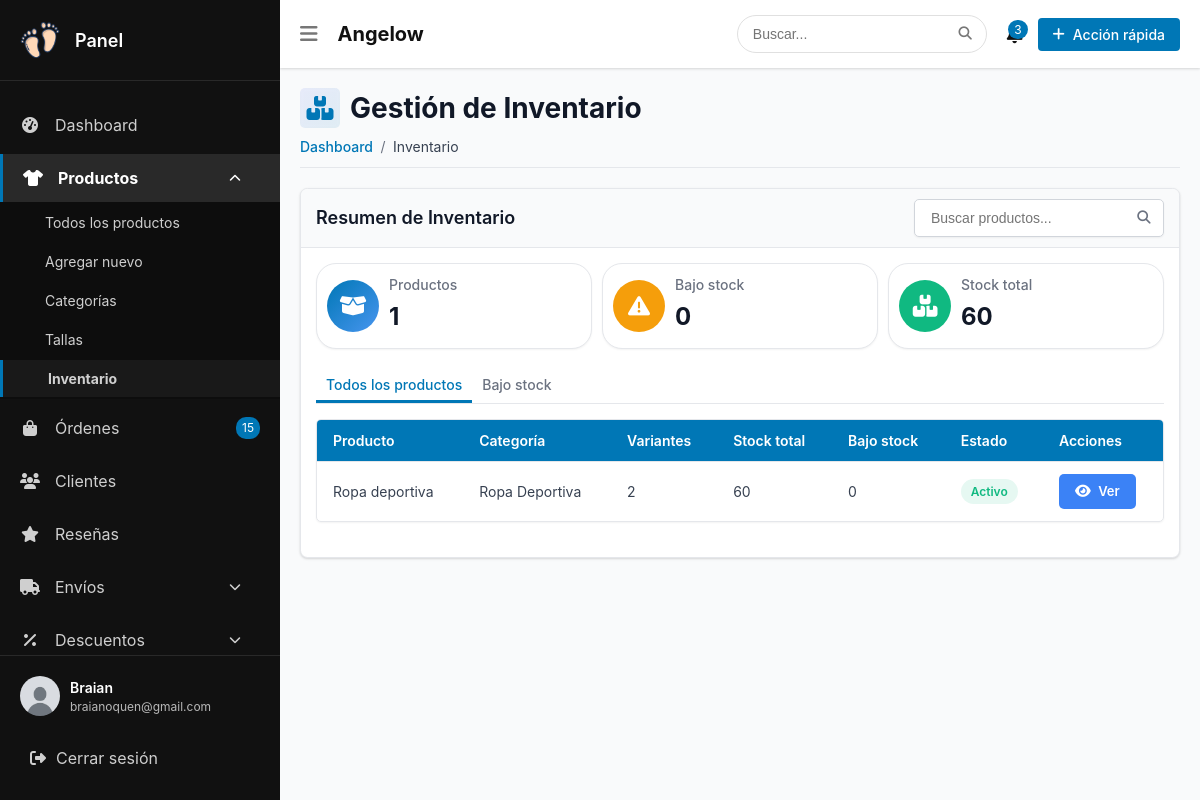
The page /admin/inventario/inventory.php (signed in) on the database its author committed.
### tables this page shows
CREATE TABLE `users` (
  `id` varchar(20) NOT NULL,
  `name` varchar(100) NOT NULL,
  `email` varchar(100) NOT NULL,
  `phone` varchar(15) DEFAULT NULL,
  `identification_type` enum('cc','ce','ti','pasaporte') NOT NULL DEFAULT 'cc',
  `identification_number` varchar(20) DEFAULT NULL,
  `password` varchar(255) DEFAULT NULL,
  `image` varchar(255) DEFAULT NULL,
  `role` enum('customer','admin','delivery') DEFAULT 'customer',
  `is_blocked` tinyint(1) DEFAULT 0,
  `created_at` datetime DEFAULT current_timestamp(),
  `updated_at` datetime DEFAULT current_timestamp() ON UPDATE current_timestamp(),
  `last_access` datetime DEFAULT NULL,
  `remember_token` varchar(255) DEFAULT NULL,
  `token_expiry` datetime DEFAULT NULL
);

CREATE TABLE `products` (
  `id` int(11) NOT NULL,
  `name` varchar(255) NOT NULL,
  `slug` varchar(255) NOT NULL,
  `description` text DEFAULT NULL,
  `brand` varchar(100) DEFAULT NULL,
  `gender` enum('niño','niña','bebe','unisex') NOT NULL DEFAULT 'unisex',
  `collection` varchar(50) DEFAULT NULL,
  `material` varchar(100) DEFAULT NULL,
  `care_instructions` text DEFAULT NULL,
  `compare_price` decimal(10,2) DEFAULT NULL,
  `price` decimal(10,2) DEFAULT NULL,
  `category_id` int(11) NOT NULL,
  `collection_id` int(11) DEFAULT NULL,
  `is_featured` tinyint(1) DEFAULT 0,
  `is_active` tinyint(1) DEFAULT 1,
  `created_at` datetime DEFAULT current_timestamp(),
  `updated_at` datetime DEFAULT current_timestamp() ON UPDATE current_timestamp()
);

CREATE TABLE `categories` (
  `id` int(11) NOT NULL,
  `name` varchar(100) NOT NULL,
  `slug` varchar(100) NOT NULL,
  `description` text DEFAULT NULL,
  `image` varchar(255) DEFAULT NULL,
  `parent_id` int(11) DEFAULT NULL,
  `is_active` tinyint(1) DEFAULT 1,
  `created_at` datetime DEFAULT current_timestamp(),
  `updated_at` datetime DEFAULT current_timestamp() ON UPDATE current_timestamp()
);

### admin/inventario/inventory.php (the view, shortened to what the rows shown need)
<?php
require_once __DIR__ . '/../../conexion.php';
require_once __DIR__ . '/inventory_functions.php';
$product_id = $_GET['product_id'] ?? 0;
$product_id = filter_var($product_id, FILTER_VALIDATE_INT);
$products = getProductsWithInventory($conn);
$stockHistory = $product_id ? getStockHistory($conn, $product_id) : [];
$productDetails = $product_id ? getProductDetails($conn, $product_id) : null;
$productVariants = $product_id ? getProductVariantsWithStock($conn, $product_id) : [];
?>
<!DOCTYPE html>
<html lang="es">
<head>
    <link rel="stylesheet" href="https://cdnjs.cloudflare.com/ajax/libs/font-awesome/6.4.0/css/all.min.css">
    <link rel="stylesheet" href="<?= BASE_URL ?>/css/dashboardadmin.css">
    <link rel="stylesheet" href="<?= BASE_URL ?>/css/alerta.css">
    <link rel="stylesheet" href="<?= BASE_URL ?>/css/admin/inventario/inventory.css">
</head>
<body>
    <div class="admin-container">
        <?php require_once __DIR__ . '/../../layouts/headeradmin2.php'; ?>
        <main class="admin-content">
            <?php require_once __DIR__ . '/../../layouts/headeradmin1.php'; ?>
            <div class="dashboard-content">
                <div class="page-header">
                    <h1>
                        <i class="fas fa-boxes"></i> Gestión de Inventario
                    </h1>
                </div>
                <?php if ($product_id): ?>
                    <div class="card">
                        <div class="card-header">
                            <h3>Inventario: <?= htmlspecialchars($productDetails['name']) ?></h3>
                            <a href="inventory.php" class="btn btn-secondary">
                                <i class="fas fa-arrow-left"></i> Volver al listado
                            </a>
                        </div>
                        <div class="card-body">
                            <div class="inventory-summary">
                                <div class="summary-card">
                                    <span class="summary-value"><?= $productDetails['total_stock'] ?></span>
                                    <span class="summary-label">Unidades totales</span>
                                </div>
                                <div class="summary-card <?= $productDetails['low_stock'] ? 'warning' : '' ?>">
                                    <span class="summary-value"><?= $productDetails['low_stock_count'] ?></span>
                                    <span class="summary-label">Variantes con bajo stock</span>
                                </div>
                                <div class="summary-card">
                                    <span class="summary-value"><?= count($productVariants) ?></span>
                                    <span class="summary-label">Variantes</span>
                                </div>
                            </div>
                            <div class="inventory-actions">
                                <button class="btn btn-primary" data-toggle="modal" data-target="#updateStockModal">
                                    <i class="fas fa-edit"></i> Actualizar stock
                                </button>
                                <button class="btn btn-secondary" data-toggle="modal" data-target="#transferStockModal">
                                    <i class="fas fa-exchange-alt"></i> Transferir stock
                                </button>
                            </div>
                            <div class="table-responsive">
                                <table class="data-table">
                                    <thead>
                                        <tr>
                                            <th>Color</th>
                                            <th>Talla</th>
                                            <th>SKU</th>
                                            <th>Stock</th>
                                            <th>Estado</th>
                                            <th>Última actualización</th>
                                            <th>Acciones</th>
                                        </tr>
                                    </thead>
                                    <tbody>
                                        <?php foreach ($productVariants as $variant): ?>
                                            <tr>
                                                <td>
                                                    <span class="color-badge" style="background-color: <?= $variant['hex_code'] ?? '#ccc' ?>"></span>
                                                    <?= htmlspecialchars($variant['color_name']) ?>
                                                </td>
                                                <td><?= htmlspecialchars($variant['size_name']) ?></td>
                                                <td><?= htmlspecialchars($variant['sku']) ?></td>
                                                <td><?= $variant['quantity'] ?></td>
                                                <td>
                                                    <span class="status-badge <?= $variant['quantity'] <= 5 ? 'danger' : ($variant['quantity'] <= 10 ? 'warning' : 'success') ?>">
                                                        <?= $variant['quantity'] <= 5 ? 'Bajo stock' : ($variant['quantity'] <= 10 ? 'Stock medio' : 'Stock suficiente') ?>
                                                    </span>
                                                </td>
                                                <td><?= $variant['last_updated'] ? date('d/m/Y H:i', strtotime($variant['last_updated'])) : 'N/A' ?></td>
                                                <td class="actions">
                                                    <button class="btn btn-sm btn-edit update-stock-btn"
                                                        data-variant-id="<?= $variant['id'] ?>"
                                                        data-current-stock="<?= $variant['quantity'] ?>">
                                                        <i class="fas fa-edit"></i> Editar
                                                    </button>
                                                </td>
                                            </tr>
                                        <?php endforeach; ?>
                                    </tbody>
                                </table>
                            </div>
                            <div class="history-section">
                                <h4>Historial de movimientos</h4>
                                <?php if (!empty($stockHistory)): ?>
                                    <div class="history-list">
                                        <?php foreach ($stockHistory as $entry): ?>
                                            <div class="history-item">
                                                <div class="history-icon">
                                                    <i class="fas fa-<?= $entry['operation'] === 'add' ? 'plus-circle' : ($entry['operation'] === 'subtract' ? 'minus-circle' : 'exchange-alt') ?>"></i>
                                                </div>
                                                <div class="history-content">
                                                    <p>
                                                        <strong><?= htmlspecialchars($entry['user_name']) ?></strong>
                                                        <?= getOperationText($entry['operation']) ?>
                                                        <?= abs($entry['new_qty'] - $entry['previous_qty']) ?> unidades
                                                        <?= $entry['notes'] ? "(Nota: " . htmlspecialchars($entry['notes']) . ")" : "" ?>
                                                    </p>
                                                    <span class="history-time"><?= date('d/m/Y H:i', strtotime($entry['created_at'])) ?></span>
                                                </div>
                                            </div>
                                        <?php endforeach; ?>
                                    </div>
                                <?php else: ?>
                                    <p>No hay historial de movimientos para este producto.</p>
                                <?php endif; ?>
                            </div>
                        </div>
                    </div>
                <?php else: ?>
                    <div class="card">
                        <div class="card-body">
                            <div class="tab-content active" id="tab-all">
                              <div class="table-responsive">
    <table class="data-table">
        <thead>
            <tr>
                <th>Producto</th>
                <th>Categoría</th>
                <th>Variantes</th>
                <th>Stock total</th>
                <th>Bajo stock</th>
                <th>Estado</th>
                <th>Acciones</th>
            </tr>
        </thead>
        <tbody id="inventory-table-body">
            <?php foreach ($products as $product): ?>
                <tr>
                    <td><?= htmlspecialchars($product['name']) ?></td>
                    <td><?= htmlspecialchars($product['category_name']) ?></td>
                    <td><?= $product['variant_count'] ?></td>
                    <td><?= $product['total_stock'] ?></td>
                    <td><?= $product['low_stock_count'] ?></td>
                    <td>
                        <span class="status-badge <?= $product['is_active'] ? 'active' : 'inactive' ?>">
                            <?= $product['is_active'] ? 'Activo' : 'Inactivo' ?>
                        </span>
                    </td>
                    <td class="actions">
                        <a href="inventory.php?product_id=<?= $product['id'] ?>" class="btn btn-sm btn-view">
                            <i class="fas fa-eye"></i> Ver
                        </a>
                    </td>
                </tr>
            <?php endforeach; ?>
        </tbody>
    </table>
</div>
                            </div>
                        </div>
                    </div>
                <?php endif; ?>
            </div>
        </main>
    </div>
</body>
</html>

### layouts/headeradmin2.php (shortened to what the rows shown need)
<?php
require_once __DIR__ . '/../conexion.php';
try {
    $userId = $_SESSION['user_id'];
    $query = "SELECT id, name, email, image, role FROM users WHERE id = ?";
    $stmt = $conn->prepare($query);
    $stmt->execute([$userId]);
    $userData = $stmt->fetch(PDO::FETCH_ASSOC);
} catch (PDOException $e) {
    error_log("Error de base de datos: " . $e->getMessage());
    header('Location: ' . BASE_URL . '/error.php');
    exit();
}
?>
<aside class="admin-sidebar">
    <div class="sidebar-header">
        <h1>Panel</h1>
    </div>
    <div class="sidebar-footer">
        <div class="admin-profile">
            <div class="profile-info">
                <span class="profile-name"><?= htmlspecialchars($userData['name'] ?? 'Administrador') ?></span>
                <span class="profile-email"><?= htmlspecialchars($userData['email'] ?? '') ?></span>
            </div>
        </div>
    </div>
</aside>

### rows shown on the page
users: name "Braian", email "braianoquen@gmail.com"
products: name "Ropa deportiva", category.name "Ropa Deportiva", variant_count "2", total_stock "60", low_stock_count "0", is_active "Activo"

### other values the page prints
count($products) "1"
count($lowStockItems) "0"
array_sum(array_column($products, 'total_stock')) "60"
